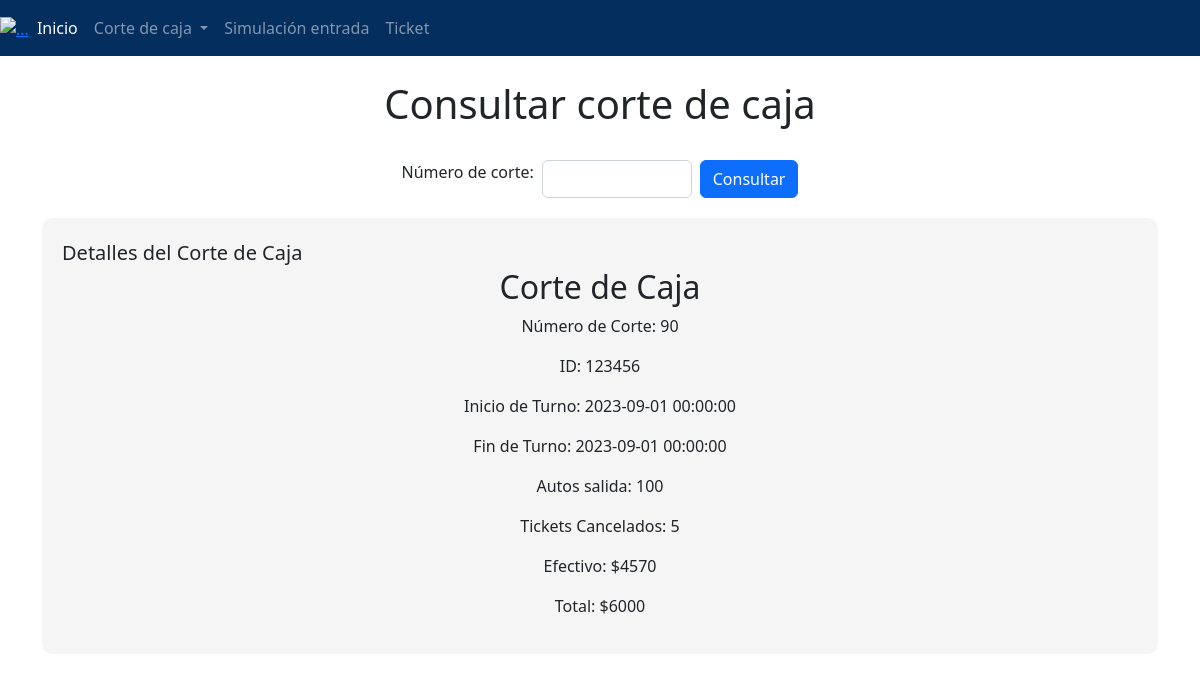
/Proyecto-Estacionamiento/consultar_corte.php?num_Corte=90 (signed in), run on the app's committed database.
### tables this page shows
CREATE TABLE `cortes_caja` (
  `num_Corte` int(11) NOT NULL COMMENT 'Número de corte de caja',
  `id_User` int(11) NOT NULL COMMENT 'Identificador unico de usuario',
  `inicio_Turno` datetime NOT NULL COMMENT 'Inicio de turno de trabajo',
  `fin_Turno` datetime NOT NULL COMMENT 'Fin de turno de trabajo',
  `autos_Salida` int(11) NOT NULL COMMENT 'Total de autos que han salido',
  `tickets_Canc` int(11) NOT NULL COMMENT 'Tickets cancelados durante el turno',
  `efectivo` float NOT NULL COMMENT 'Cantidad pagada en efectivo durante el turno',
  `depos` int(11) NOT NULL COMMENT 'Total de comprobantes de pago de mes durante el turno',
  `total_Corte` float NOT NULL COMMENT 'Cantidad total acumulada durante el corte.',
  `corte_Act` tinyint(1) NOT NULL
);

### Proyecto-Estacionamiento/consultar_corte.php (the view, shortened to what this page needs)
<?php
require("conexion.php");
$corteData = null;
if (isset($_GET["num_Corte"])) {
    $numCorte = $_GET["num_Corte"];
    $query = "SELECT * FROM cortes_caja WHERE num_Corte = $numCorte";
    $result = $mysqli->query($query);
    if ($result->num_rows > 0) {
        $corteData = $result->fetch_assoc();
    }
}
?>
<!DOCTYPE html>
<html>
<head>
    <link rel="stylesheet" href="https://maxcdn.bootstrapcdn.com/bootstrap/4.5.2/css/bootstrap.min.css">
    <link href="https://cdn.jsdelivr.net/npm/bootstrap@5.2.1/dist/css/bootstrap.min.css" rel="stylesheet"
>
</head>
<body>
<header>
    <nav class="navbar navbar-expand-sm navbar-dark " style="background-color: #042E5D;">
        <a href=""><img src="https://encrypted-tbn0.gstatic.com/images?q=tbn:ANd9GcRIV7jNuxG7PQhpl_uAbWUzB5UrDGk66CbSUIGoUh4JEQBCNhqi2CWj5eIQNQEXIIctIuk&usqp=CAU" class="img" alt="..." style="width: 60px ;" style="border: 0cm;"></a>
        <div class="collapse navbar-collapse d-flex justify-content-evenly" id="collapsibleNavId">
      <ul class="navbar-nav me-auto mt-2 mt-lg-0">
        <li class="nav-item">
            <a class="nav-link active" href="inicio_caseta.php" aria-current="page">Inicio <span class="visually-hidden">(current)</span></a>
        </li>
        <li class="nav-item dropdown">
          <a class="nav-link dropdown-toggle" href="#" id="navbarDropdown" role="button" data-bs-toggle="dropdown" aria-expanded="false">
            Corte de caja
          </a>
        </li>
        <a class="nav-link " href="simulacion_entrada.php" id="navbarDropdown" role="button"  aria-expanded="false">
             Simulación entrada
          </a>
          <a class="nav-link " href="ticket.php" id="navbarDropdown" role="button"  aria-expanded="false">
            Ticket
          </a>
    </ul>
    <br>
</nav>
    <br>
  </header>
  <div class="container text-center mt-8">
    <h1>Consultar corte de caja</h1>
    <br>
    <div id="corteCaja" class="mt-10">
        <form method="get">
            <div class="form-group d-flex justify-content-center">
                <label for="num_Corte">Número de corte:</label>
                <input type="text" class="form-control mx-2" id="corteConsultar" name="num_Corte" style="width: 150px;">
                <button type="submit" id="consultarCorte" class="btn btn-primary">Consultar</button>
            </div>
        </form>
    </div>
</div>
<div class="container text-center mt-8" style="margin-top: 20px;">
    <div id="detalleCorte" style="background-color: #f5f5f5; padding: 20px; border-radius: 10px;">
        <div class="modal-header">
            <h5 class="modal-title">Detalles del Corte de Caja</h5>
        </div>
        <div class="modal-body">
            <?php
            if ($corteData) {
                if ($corteData["corte_Act"] == 0) {
                    echo "<h2>Corte de Caja</h2>";
                    echo "<p>Número de Corte: " . $corteData["num_Corte"] . "</p>";
                    echo "<p>ID: " . $corteData["id_User"] . "</p>";
                    echo "<p>Inicio de Turno: " . $corteData["inicio_Turno"] . "</p>";
                    echo "<p>Fin de Turno: " . $corteData["fin_Turno"] . "</p>";
                    echo "<p>Autos salida: " . $corteData["autos_Salida"] . "</p>";
                    echo "<p>Tickets Cancelados: " . $corteData["tickets_Canc"] . "</p>";
                    echo "<p>Efectivo: $" . $corteData["efectivo"] . "</p>";
                    echo "<p>Total: $" . $corteData["total_Corte"] . "</p>";
                } else {
                    echo "<p>Este corte de caja está activo aún. </p>";
                    echo "<a href=mostrar_corte.html>Consulta corte</a>";
                }
            } else {
                echo "<p>Ingrese un número de corte existente.</p>";
            }
            ?>
        </div>
    </div>
</div>
</body>
</html>

### data on the page
cortes_caja: num_Corte "90", id_User "123456", inicio_Turno "2023-09-01 00:00:00", fin_Turno "2023-09-01 00:00:00", autos_Salida "100", tickets_Canc "5", efectivo "4570", total_Corte "6000"
